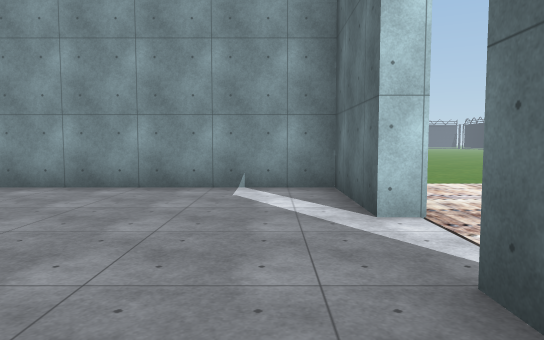
[1] (above)

19 first-person views from a walk through a Unity game level. The camera is 1.5 m above the floor, tilts 4° down and sees 70° across. The floor is counted in squares, 2 m on a side. Each view is taken from the middle of a square. On the plan, view 1 faces up. The plan holds only what a view shows up to about 12 squares ahead; the rest is blank. The place goes on beyond the plan. The player is left out. Some surface patterns are stand-ins.

[2]
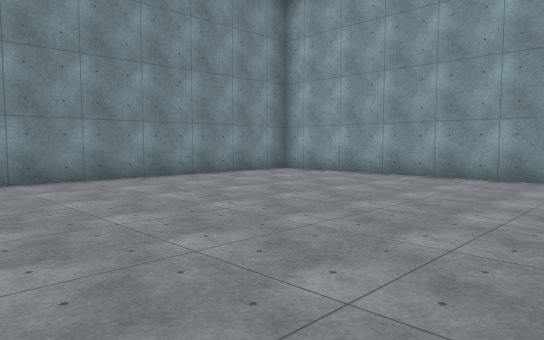

[3]
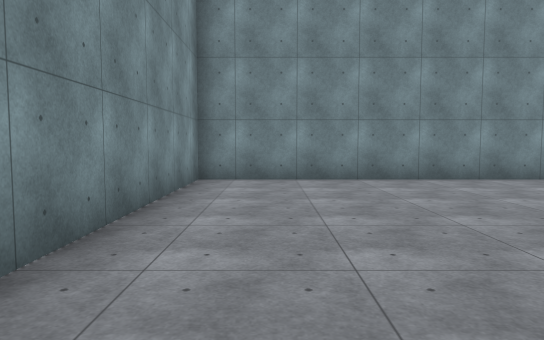

[4]
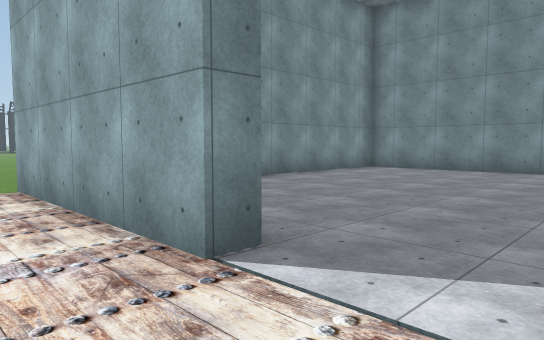

[5]
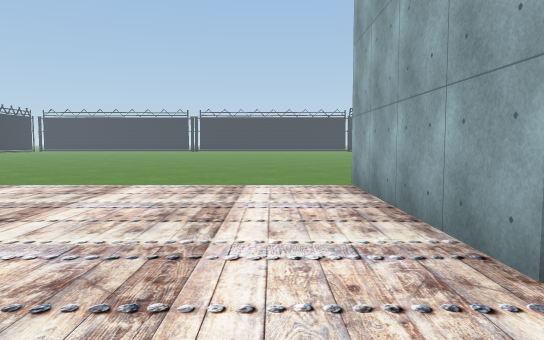

[6]
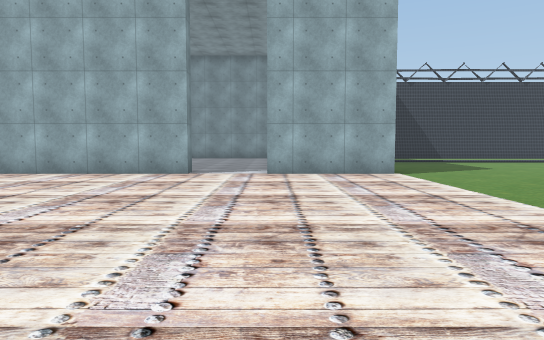

[7]
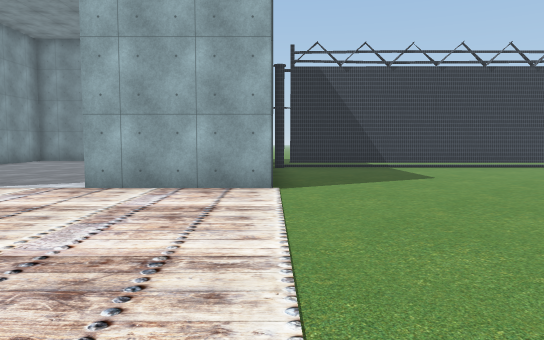

[8]
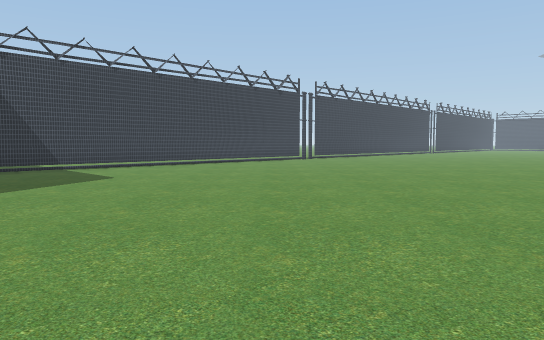

[9]
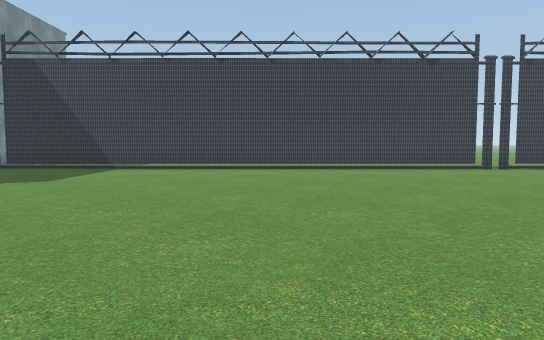

[10]
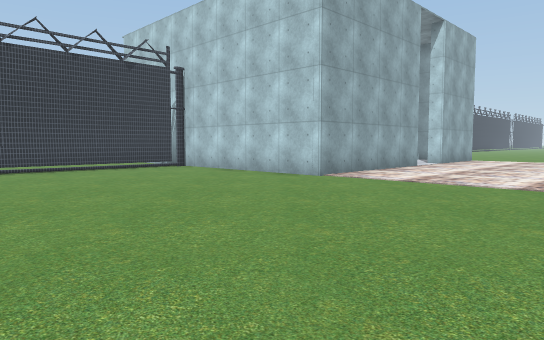

[11]
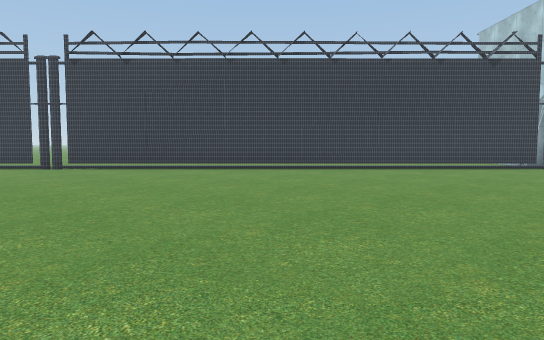

[12]
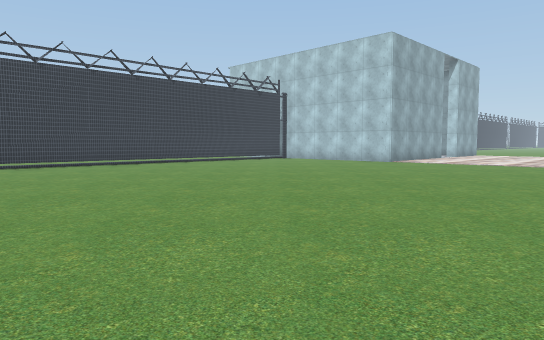

[13]
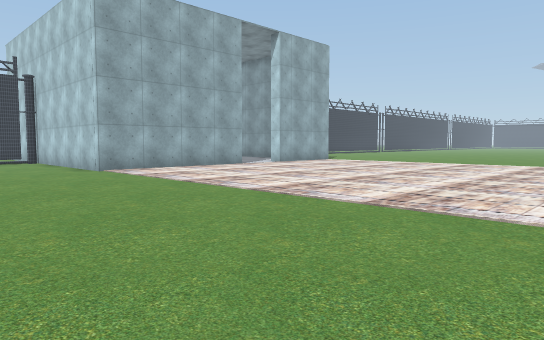

[14]
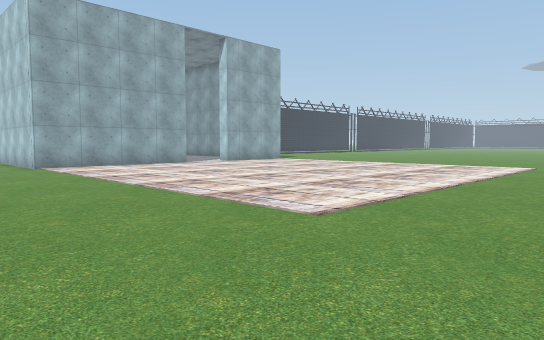

[15]
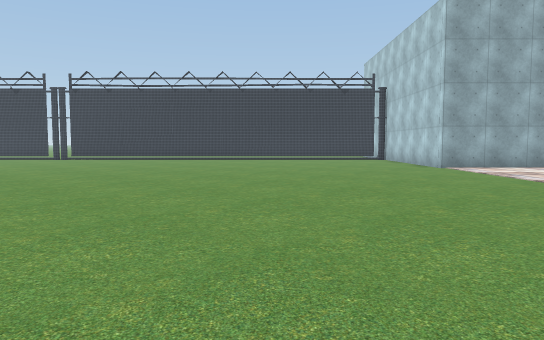

[16]
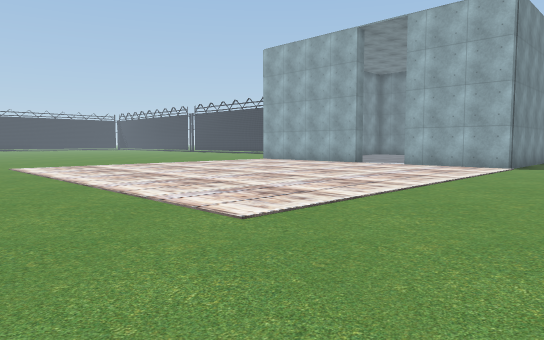

[17]
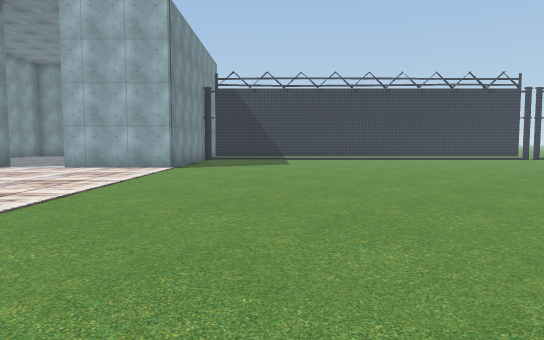

[18]
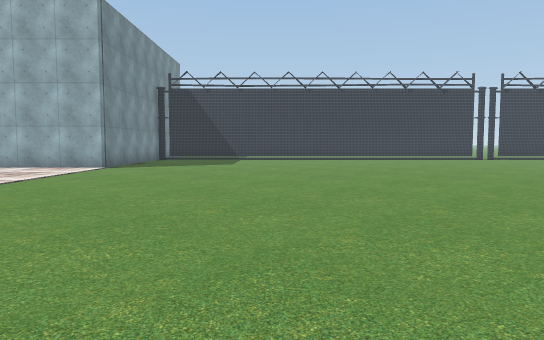

[19]
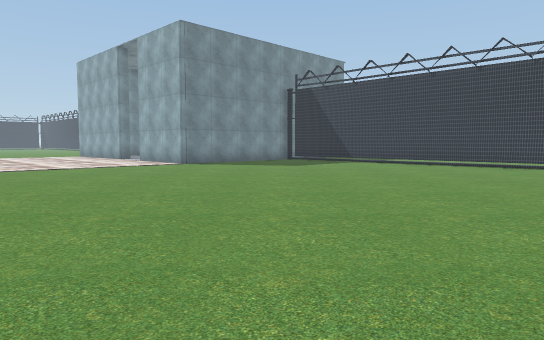

### Floor plan
Points are (right, up) in squares from view 1. A wall is a line through its corners. A room is listed if a view was taken in it or the views show most of it. See-through windows are left out.
Room 1 (views 1, 2, 3)
walls: (1.1, 1.4) (1.1, 2) (1.6, 2); (1.6, 3.9) (1.1, 3.9) (1.1, 6.5) (-8, 6.5) (-8, -2.5) (-2, -2.5)
ways out: opening at (1, 2.5) to room 2
Room 2 (views 4, 5, 6, 7, 8, 9, 10, 11, 12, 13, 14, 15, 16, 17, 18, 19)
walls: (1.6, 2) (1.6, -3) (-3, -3); (0, 7) (1.6, 7) (1.6, 3.9); (-3.9, -3.4) (-3.9, -17.5); (-3.9, -17) (-4, -17.5); (-3.9, 19.6) (-3.9, 7.1)
ways out: opening at (1, 2.5) to room 1; gap at (-4, -17)

Where each view was taken, in squares from view 1:
view 1: 0 up, 0 right, facing up
view 2: 2 down, 0 right, facing up-left
view 3: 1 down, 0 right, facing left
view 4: 4 up, 3 right, facing down-left
view 5: 4 up, 3 right, facing down
view 6: 4 up, 11 right, facing left
view 7: 7 up, 8 right, facing left
view 8: 7 up, 8 right, facing up-left
view 9: 15 up, 7 right, facing left
view 10: 10 down, 7 right, facing up-left
view 11: 11 down, 7 right, facing left
view 12: 17 down, 9 right, facing up-left
view 13: 7 down, 12 right, facing up-left
view 14: 6 down, 14 right, facing up-left
view 15: 8 down, 13 right, facing left
view 16: 10 up, 14 right, facing down-left
view 17: 10 up, 13 right, facing left
view 18: 12 up, 13 right, facing left
view 19: 19 up, 9 right, facing down-left
